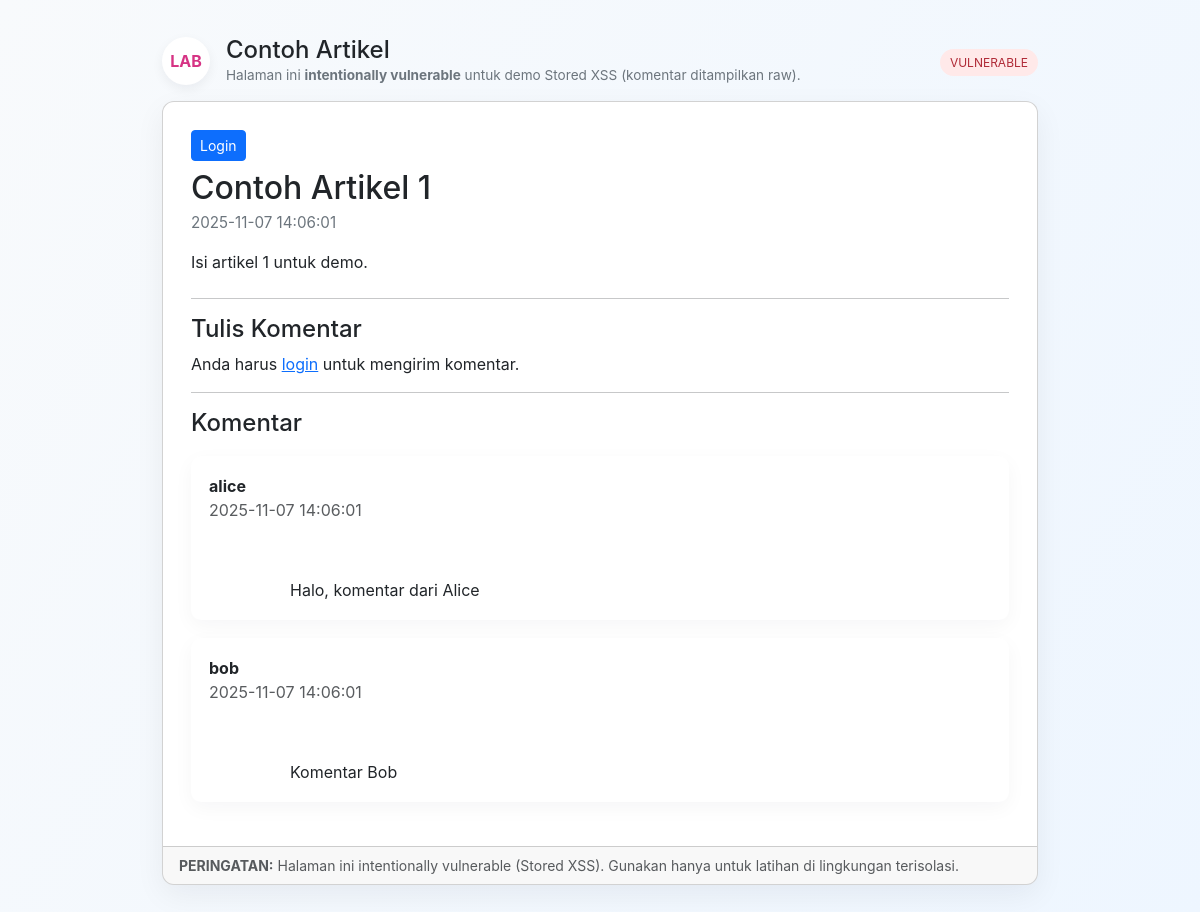
/post_vul.php, run on the app's committed database.
### tables this page shows
CREATE TABLE posts (
  id INT AUTO_INCREMENT PRIMARY KEY,
  title VARCHAR(255),
  body TEXT,
  created_at DATETIME DEFAULT CURRENT_TIMESTAMP
);

CREATE TABLE comments (
  id INT AUTO_INCREMENT PRIMARY KEY,
  user_id INT,
  post_id INT,
  comment TEXT,
  created_at DATETIME DEFAULT CURRENT_TIMESTAMP,
  FOREIGN KEY (user_id) REFERENCES users(id)
);

CREATE TABLE users (
  id INT AUTO_INCREMENT PRIMARY KEY,
  username VARCHAR(100) UNIQUE,
  password VARCHAR(255),  
  full_name VARCHAR(150),
  created_at DATETIME DEFAULT CURRENT_TIMESTAMP
);

### auth_simple.php (called while the page is built, shortened)
<?php
function current_user(){
    return null;
}

### post_vul.php (the view, shortened to what this page needs)
<?php
require 'auth_simple.php';
$pdo = pdo_connect();
$post_id = (int)($_GET['id'] ?? 1);
$user = current_user();
$stmt = $pdo->prepare("SELECT * FROM posts WHERE id=:id LIMIT 1");
$stmt->execute([':id' => $post_id]);
$post = $stmt->fetch(PDO::FETCH_ASSOC);
$stmt = $pdo->prepare("
    SELECT c.*, u.username
    FROM comments c
    LEFT JOIN users u ON c.user_id = u.id
    WHERE c.post_id = :pid
    ORDER BY c.created_at DESC
");
$stmt->execute([':pid' => $post_id]);
$comments = $stmt->fetchAll(PDO::FETCH_ASSOC);
?>
<!doctype html>
<html lang="id">
<head>
  <link href="https://cdn.jsdelivr.net/npm/bootstrap@5.3.2/dist/css/bootstrap.min.css" rel="stylesheet">
</head>
<body>
  <div class="container container-main">
    <div class="d-flex justify-content-between align-items-center mb-3">
      <div class="d-flex align-items-center gap-3">
        <div class="rounded-circle d-inline-flex align-items-center justify-content-center" style="width:48px;height:48px;background:#fff;box-shadow:0 4px 12px rgba(16,24,40,0.06);font-weight:700;color:#d63384">LAB</div>
        <div>
          <h4 class="mb-0">Contoh Artikel</h4>
          <div class="note">Halaman ini <strong>intentionally vulnerable</strong> untuk demo Stored XSS (komentar ditampilkan raw).</div>
        </div>
      </div>
      <div class="text-end">
        <span class="vuln-badge">VULNERABLE</span>
      </div>
    </div>
    <div class="card post-card">
      <div class="post-body">
        <div class="d-flex justify-content-between mb-2">
          <div>
            <?php if ($user): ?>
              <small class="text-muted">Signed in as: <strong><?php echo htmlspecialchars($user['username'], ENT_QUOTES, 'UTF-8'); ?></strong></small>
            <?php else: ?>
              <a class="btn btn-primary btn-sm" href="login.php">Login</a>
            <?php endif; ?>
          </div>
        </div>
        <h2 class="mb-1"><?php echo htmlspecialchars($post['title'] ?? '—', ENT_QUOTES, 'UTF-8'); ?></h2>
        <div class="post-meta mb-3">
          <?php echo htmlspecialchars($post['created_at'] ?? '', ENT_QUOTES, 'UTF-8'); ?>
        </div>
        <div class="mb-4"><?php echo nl2br(htmlspecialchars($post['body'] ?? '', ENT_QUOTES, 'UTF-8')); ?></div>
        <hr>
        <h4>Tulis Komentar</h4>
        <?php if ($user): ?>
          <form method="post" class="mb-3" autocomplete="off">
            <input type="hidden" name="csrf_token" value="<?php echo htmlspecialchars($_SESSION['csrf_token'], ENT_QUOTES, 'UTF-8'); ?>">
            <input type="hidden" name="action" value="post_comment">
            <div class="mb-3">
              <textarea name="comment" rows="5" class="form-control" placeholder="Tulis komentar Anda (maks 2000 karakter)"><?php echo isset($_POST['comment']) ? htmlspecialchars($_POST['comment'], ENT_QUOTES, 'UTF-8') : ''; ?></textarea>
            </div>
            <div class="d-flex justify-content-between align-items-center">
              <div class="note">HTML dalam komentar akan dieksekusi — ini sengaja untuk demo XSS.</div>
              <div>
                <button type="submit" class="btn btn-primary">Kirim Komentar</button>
              </div>
            </div>
          </form>
        <?php else: ?>
          <p>Anda harus <a href="login.php">login</a> untuk mengirim komentar.</p>
        <?php endif; ?>
        <hr>
        <h4>Komentar</h4>
        <?php if (empty($comments)): ?>
          <p class="text-muted">Belum ada komentar.</p>
        <?php else: ?>
          <div class="mt-3">
            <?php foreach ($comments as $c): ?>
              <div class="comment-card mb-3">
                <div class="d-flex justify-content-between">
                  <div>
                    <strong><?php echo htmlspecialchars($c['username'] ?? 'Guest', ENT_QUOTES, 'UTF-8'); ?></strong>
                    <div class="text-muted"><?php echo htmlspecialchars($c['created_at'] ?? '', ENT_QUOTES, 'UTF-8'); ?></div>
                  </div>
                </div>
                <div class="mt-2 raw-comment">
                  <?php echo $c['comment']; ?>
                </div>
              </div>
            <?php endforeach; ?>
          </div>
        <?php endif; ?>
      </div>
      <div class="card-footer text-muted small">
        <strong>PERINGATAN:</strong> Halaman ini intentionally vulnerable (Stored XSS).
        Gunakan hanya untuk latihan di lingkungan terisolasi.
      </div>
    </div>
  </div>
</body>
</html>

### post_vul.php (style rules this page uses)
body { background: linear-gradient(120deg,#f8fafc 0%, #eef6ff 100%); min-height:100vh; font-family:Inter, system-ui, -apple-system, "Segoe UI", Roboto, "Helvetica Neue", Arial; }
.container-main { max-width:900px; margin:36px auto; }
.post-card { border-radius:12px; box-shadow:0 10px 30px rgba(15,23,42,0.06); overflow:hidden; background:#fff; }
.post-body { padding:28px; }
.post-meta { color:#6c757d; font-size:.95rem; }
.comment-card { margin-top:18px; padding:18px; background:#fff; border-radius:10px; box-shadow:0 6px 20px rgba(15,23,42,0.04); }
.vuln-badge { font-size:.75rem; background:#ffe9e9; color:#b02a37; padding:6px 10px; border-radius:999px; }
.note { font-size:.85rem; color:#6c757d; }
.raw-comment { white-space: pre-wrap; }

### data on the page
posts: title "Contoh Artikel 1", created_at "2025-11-07 14:06:01", body "Isi artikel 1 untuk demo."
comments: user.username "alice", created_at "2025-11-07 14:06:01", comment "Halo, komentar dari Alice"
comments: user.username "bob", created_at "2025-11-07 14:06:01", comment "Komentar Bob"
